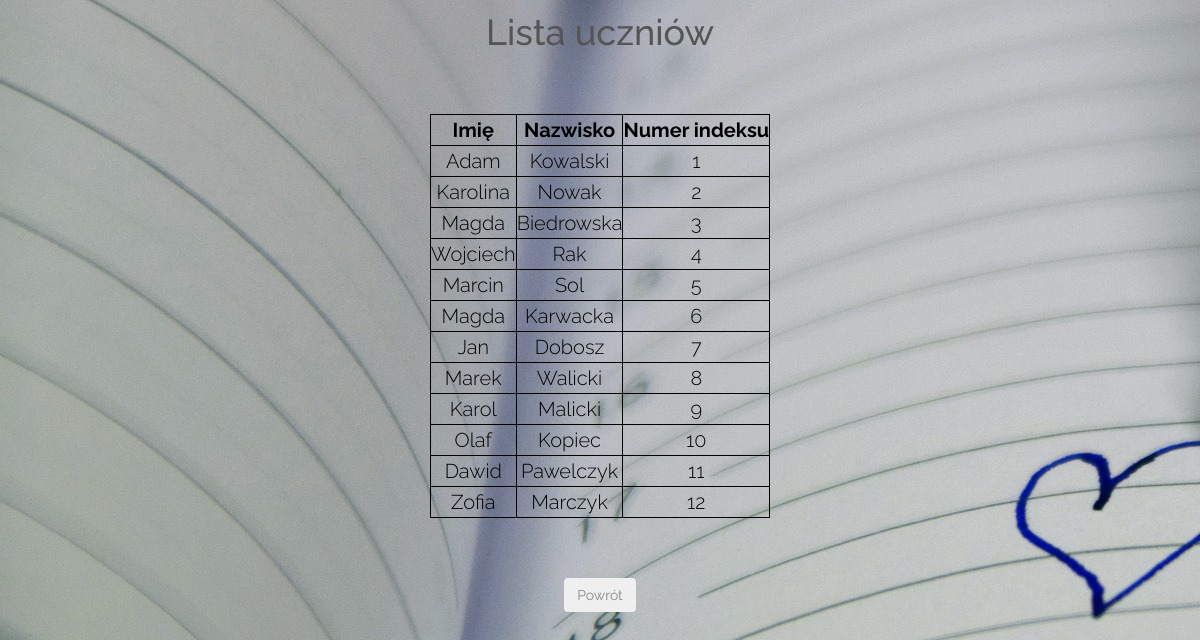
The app's page /all_students.php (signed in) with its own data.
### tables this page shows
CREATE TABLE `students` (
  `id_student` int(11) NOT NULL,
  `student_name` varchar(15) NOT NULL,
  `student_surname` varchar(30) NOT NULL
);

### all_students.php (the view, shortened to what this page needs)
<?php
	include('connectpdo.php');
?>
<!DOCTYPE html>
<html>
<head>
        <link rel="stylesheet" href="assets/bootstrap/css/bootstrap.min.css">
        <link rel="stylesheet" href="assets/font-awesome/css/font-awesome.min.css">
        <link rel="stylesheet" href="assets/css/animate.css">
        <link rel="stylesheet" href="assets/css/style.css">
        <link rel="stylesheet" href="assets/css/media-queries.css">
</head>
<body>
	<div class="header">
		<h2>Lista uczniów</h2>
	</div>
	<div class="content">
		<table  style="color:black;text-align:center; font-size: 20px; font-weight: 300; margin: 3em auto">
			<tr>
				<th><b>Imię</b></th>
				<th><b>Nazwisko</b></th>
				<th><b>Numer indeksu</b></th>
			</tr>
		<?php
			$query = $dbh->prepare("SELECT  id_student, student_surname, student_name  FROM students");
			$query->execute();
			foreach($query->fetchAll() as $details)
			{
				echo '<tr>';
					echo '<td>' . $details['student_name'] . '</td>';
					echo '<td>' . $details['student_surname'] . '</td>';
					echo '<td>' . $details['id_student'] . '</td>';
				echo '<tr>';
			}
		?>
		</table>
		<button type="submit" class="btn" name="back" onclick="window.location.href='http://localhost/dziennik2/index.php'">Powrót</button><br><br>
</body>
</html>

### assets/css/style.css (style rules this page uses)
body { font-family: 'Raleway', sans-serif; font-size: 30px; font-weight: 400px; color: #888; line-height: 30px; text-align: center; background-image: url('1.jpg'); }
h1, h2 { margin-top: 10px; font-size: 36px; font-weight: 700px; color: #555; line-height: 44px; }
table, th, td { border: 1px solid black; color: black; text-align:center; font-size: 20px; font-weight: 300; }

### records on screen
students: student_name "Adam", student_surname "Kowalski", id_student "1"
students: student_name "Karolina", student_surname "Nowak", id_student "2"
students: student_name "Magda", student_surname "Biedrowska", id_student "3"
students: student_name "Wojciech", student_surname "Rak", id_student "4"
students: student_name "Marcin", student_surname "Sol", id_student "5"
students: student_name "Magda", student_surname "Karwacka", id_student "6"
students: student_name "Jan", student_surname "Dobosz", id_student "7"
students: student_name "Marek", student_surname "Walicki", id_student "8"
students: student_name "Karol", student_surname "Malicki", id_student "9"
students: student_name "Olaf", student_surname "Kopiec", id_student "10"
students: student_name "Dawid", student_surname "Pawelczyk", id_student "11"
students: student_name "Zofia", student_surname "Marczyk", id_student "12"
